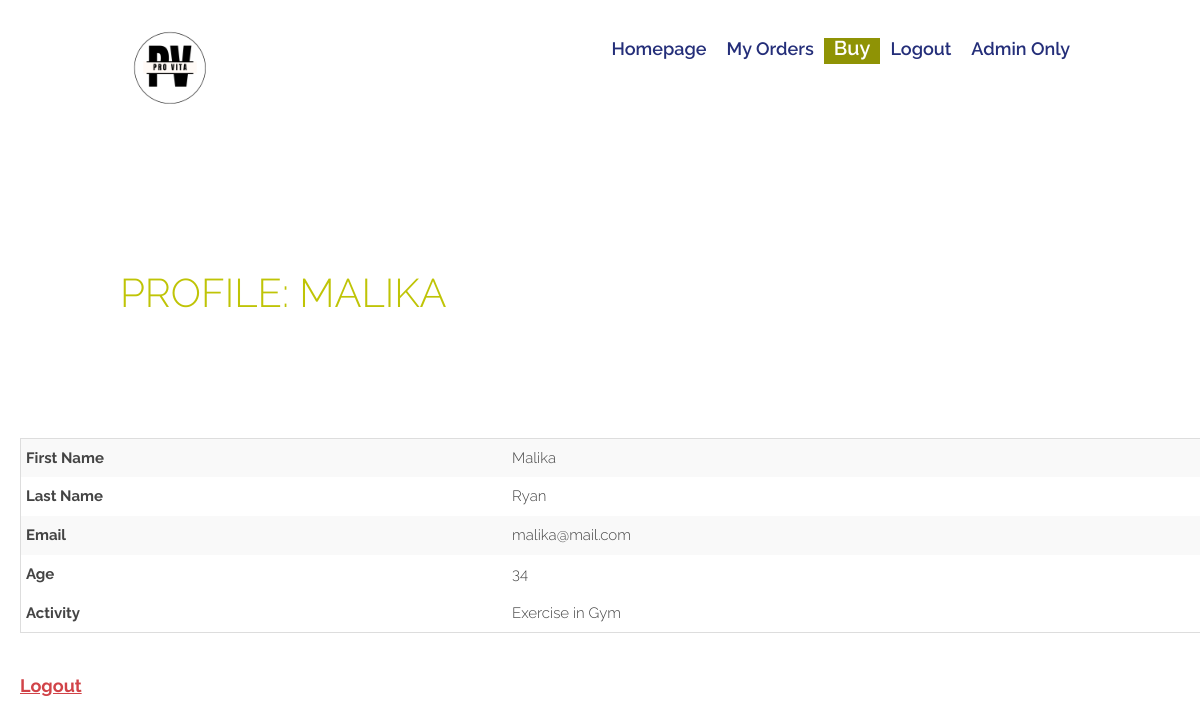
The page /profile (signed in) on the database its author committed.
### tables this page shows
CREATE TABLE users (
                            username VARCHAR(50) PRIMARY KEY,
                            password VARCHAR(50) NOT NULL,
                            email VARCHAR(50) NOT NULL,
                            first_name CHAR(50) not null,
                            last_name CHAR(50) not null,
                            age INTEGER default null,
                            activity VARCHAR(50) default null
                                );

### main.py (the view)
@app.route('/profile', methods=['GET'])
def profile():
    if not current_user.is_authenticated:
        flash("You need to login to access the profile page.", category='error')
        return redirect(url_for('login'))
    myusername = current_user.username
    myemail = ""
    myfname = ""
    mylname = ""
    myage = ""
    myactivity = ""
    conn = None
    try:
        conn = sqlite3.connect(db_file)
        cursor = conn.cursor()
        myquery = "SELECT email, first_name, last_name, age, activity FROM users WHERE username=?"
        dataUser = cursor.execute(myquery, (myusername,))
        print("These are the details of the user: ")
        rows = []
        for row in dataUser:
            print(row)
            rows.append(row)
        if len(rows) == 1:
            myemail = rows[0][0]
            myfname = rows[0][1]
            mylname = rows[0][2]
            myage = rows[0][3]
            myactivity = rows[0][4]
        else:
            return "Error: the username does not exist"
    except Error as e:
        print(e)
    finally:
        if conn:
            conn.close()
    return render_template("profile.html", username=myusername, email=myemail, first_name=myfname, last_name=mylname,
                           age=myage, activity=myactivity)

### main.py (called while the page is built)
@login_manager.user_loader
def load_user(username):
    return User(username)

### templates/profile.html (shortened to what this page needs)
<!doctype html>
<html lang="en">
<head>
    <link rel="stylesheet" href="{{url_for('static', filename='css/style.css')}}"/>
</head>
<body>
<header id="home" class="header">
    <nav class="nav" role="navigation">
        <div class="container nav-elements">
            <div class="branding">
                <a href="/"><img src='static/images/provita_logo.png'
                                 alt="Logo - ProVita" width="100" height="100"></a>
            </div>
            <div class="navbar">
                {% if current_user.is_authenticated %}
                <a class="nav-item nav-link" id="homepage" href="/"> Homepage</a>
                <a class="nav-item nav-link" href="/orders" id="orders">My Orders</a>
                <a class="nav-item nav-link" id="search" href="/search">Buy</a>
                <a class="nav-item nav-link" id="logout" href="/logout">Logout</a>
                <a class="nav-item nav-link" id="admin" href="/admin">Admin Only</a>
                {% else %}
                <a class="nav-item nav-link" id="login" href="/login">Login</a>
                <a class="nav-item nav-link" id="signup" href="/signup">Sign Up</a>
                <a href="http://www.linkedin.com">LinkedIn</a>
                {% endif %}
            </div>
        </div>
    </nav>
</header>
<section id="profile" class="section">
    <div class="container">
        <h2 class="headline">Profile: {{ first_name|e }} </h2>
    </div>
</section>
<table style="margin-left: 20px;">
    <tr>
        <th>First Name</th>
        <td>{{ first_name|e }}</td>
    </tr>
    <tr>
        <th>Last Name</th>
        <td>{{ last_name|e }}</td>
    </tr>
    <tr>
        <th>Email</th>
        <td>{{ email|e }}</td>
    </tr>
    <tr>
        <th>Age</th>
        <td>
            {{ age|e }}
        </td>
    </tr>
    <tr>
    <tr>
        <th>Activity</th>
        <td>
            {{ activity }}
        </td>
    </tr>
</table>
<br>
<a style="margin-left: 20px;" href="/logout">Logout</a>
</body>
</html>

### static/css/style.css (style rules this page uses)
html { font-size: 62.5%; box-sizing: border-box }
body { margin: 0; padding: 0; color: #000; background-color: #fff; font-family: Raleway, Helvetica, Arial, sans-serif; font-size: 1.8rem; line-height: 160%; font-weight: 300 }
.container { width: 80%; max-width: 1200px; margin: 0 auto }
h1, h2, h3, h4, h5, h6 { margin: 0; padding: 0; font-family: Raleway, Helvetica, Arial, sans-serif; color: #bfc406 }
img { display: block; max-width: 100% }
a { font-weight: 700; color: #d14348 }
.nav { margin-top: 1.75rem }
.nav .nav-elements .branding { max-width: 180px; margin: 0 auto }
.nav .nav-elements .navbar { margin: 0; padding: 0; line-height: 120%; list-style-type: none; margin-top: 2rem; width: 100% }
.nav .nav-elements .navbar a { font-weight: 600; color: #242e79; text-decoration: none; padding: 0 1rem; -webkit-transition: 1s ease-out; transition: 1s ease-out }
.nav .nav-elements .navbar a:after { content: ''; display: block; height: 5px; width: 0; margin: 0 .5rem; -webkit-transition: width .3s ease-out, background-color .3s ease-out; transition: width .3s ease-out, background-color .3s ease-out }
@media screen and (min-width:600px) { .nav .nav-elements { display: -webkit-box; display: -webkit-flex; display: -ms-flexbox; display: flex } }
@media screen and (min-width:600px) { .nav .nav-elements .branding { width: 30%; margin: 0 } }
@media screen and (min-width:600px) { .nav .nav-elements .navbar { display: -webkit-box; display: -webkit-flex; display: -ms-flexbox; display: flex; -webkit-box-pack: end; -webkit-justify-content: flex-end; -ms-flex-pack: end; justify-content: flex-end; -webkit-align-content: flex-start; -ms-flex-line-pack: start; align-content: flex-start; -webkit-flex-wrap: wrap; -ms-flex-wrap: wrap; flex-wrap: wrap } }
.section { min-height: 40vh; display: -webkit-box; display: -webkit-flex; display: -ms-flexbox; display: flex; -webkit-box-orient: vertical; -webkit-box-direction: normal; -webkit-flex-direction: column; -ms-flex-direction: column; flex-direction: column; -webkit-box-pack: center; -webkit-justify-content: center; -ms-flex-pack: center; justify-content: center; line-height: 160% }
.section .headline { text-transform: uppercase; font-weight: 300; font-size: 4rem; margin-top: 3rem; line-height: 110% }
@media screen and (min-width:600px) { .section { font-size: 2rem } }
#search { color: #fff; font-size: 2rem; background-color: #8f9305; }
table { border-collapse: collapse; width: 100%; margin-bottom: 1rem; background-color: #fff; color: #444; border: 1px solid #ddd; font-size: 1.5rem; }
th, td { padding: 0.5rem; text-align: left; vertical-align: middle; }
tbody tr:nth-of-type(odd) { background-color: #f9f9f9; }
td:first-child, th:first-child { border-left: none; }
td:last-child, th:last-child { border-right: none; }

### rows shown on the page
users: first_name "MALIKA", first_name "Malika", last_name "Ryan", email "malika@mail.com", activity "Exercise in Gym"

### other values the page prints
{{ age|e }} "34"
